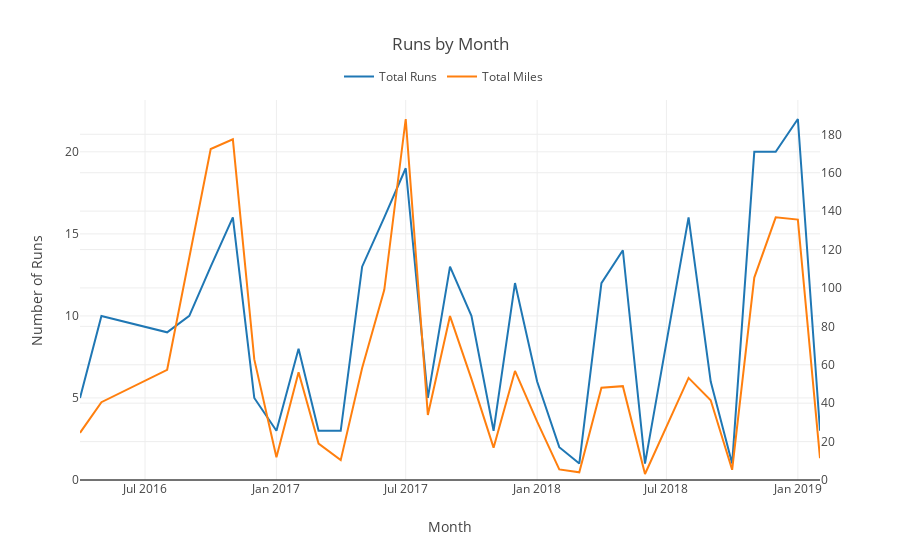

Notebook code for this chart:
### Code cell
iplot(figure)

### Figure 1 — Plotly figure (JSON) as saved in the notebook; plotly's stock layout.template omitted (floating-point values rounded to 4 significant figures)
{"data": [{"name": "Total Runs", "type": "scatter", "uid": "e887e0c8-c07f-42ea-95c5-267432f67634", "x": ["2016-04", "2016-05", "2016-08", "2016-09", "2016-10", "2016-11", "2016-12", "2017-01", "2017-02", "2017-03", "2017-04", "2017-05", "2017-06", "2017-07", "2017-08", "2017-09", "2017-10", "2017-11", "2017-12", "2018-01", "2018-02", "2018-03", "2018-04", "2018-05", "2018-06", "2018-08", "2018-09", "2018-10", "2018-11", "2018-12", "2019-01", "2019-02"], "xaxis": "x", "y": [5, 10, 9, 10, 13, 16, 5, 3, 8, 3, 3, 13, 16, 19, 5, 13, 10, 3, 12, 6, 2, 1, 12, 14, 1, 16, 6, 1, 20, 20, 22, 3]}, {"name": "Total Miles", "type": "scatter", "uid": "14c925e8-035a-4e03-9d76-4ae9bb427475", "x": ["2016-04", "2016-05", "2016-08", "2016-09", "2016-10", "2016-11", "2016-12", "2017-01", "2017-02", "2017-03", "2017-04", "2017-05", "2017-06", "2017-07", "2017-08", "2017-09", "2017-10", "2017-11", "2017-12", "2018-01", "2018-02", "2018-03", "2018-04", "2018-05", "2018-06", "2018-08", "2018-09", "2018-10", "2018-11", "2018-12", "2019-01", "2019-02"], "xaxis": "x", "y": [24.55, 40.52, 57.37, 115.0, 172.3, 177.4, 62.8, 11.87, 56.12, 18.93, 10.35, 58.32, 99.02, 188.0, 33.83, 85.35, 52.64, 16.85, 56.81, 30.38, 5.53, 4.025, 48.08, 48.86, 3.116, 53.18, 41.53, 5.317, 105.4, 136.8, 135.6, 11.37], "yaxis": "y2"}], "layout": {"legend": {"orientation": "h", "x": 0.35, "y": 1.1}, "title": {"text": "Runs by Month"}, "xaxis": {"title": {"text": "Month"}}, "yaxis": {"rangemode": "tozero", "title": {"text": "Number of Runs"}}, "yaxis2": {"overlaying": "y", "rangemode": "tozero", "side": "right"}}}
